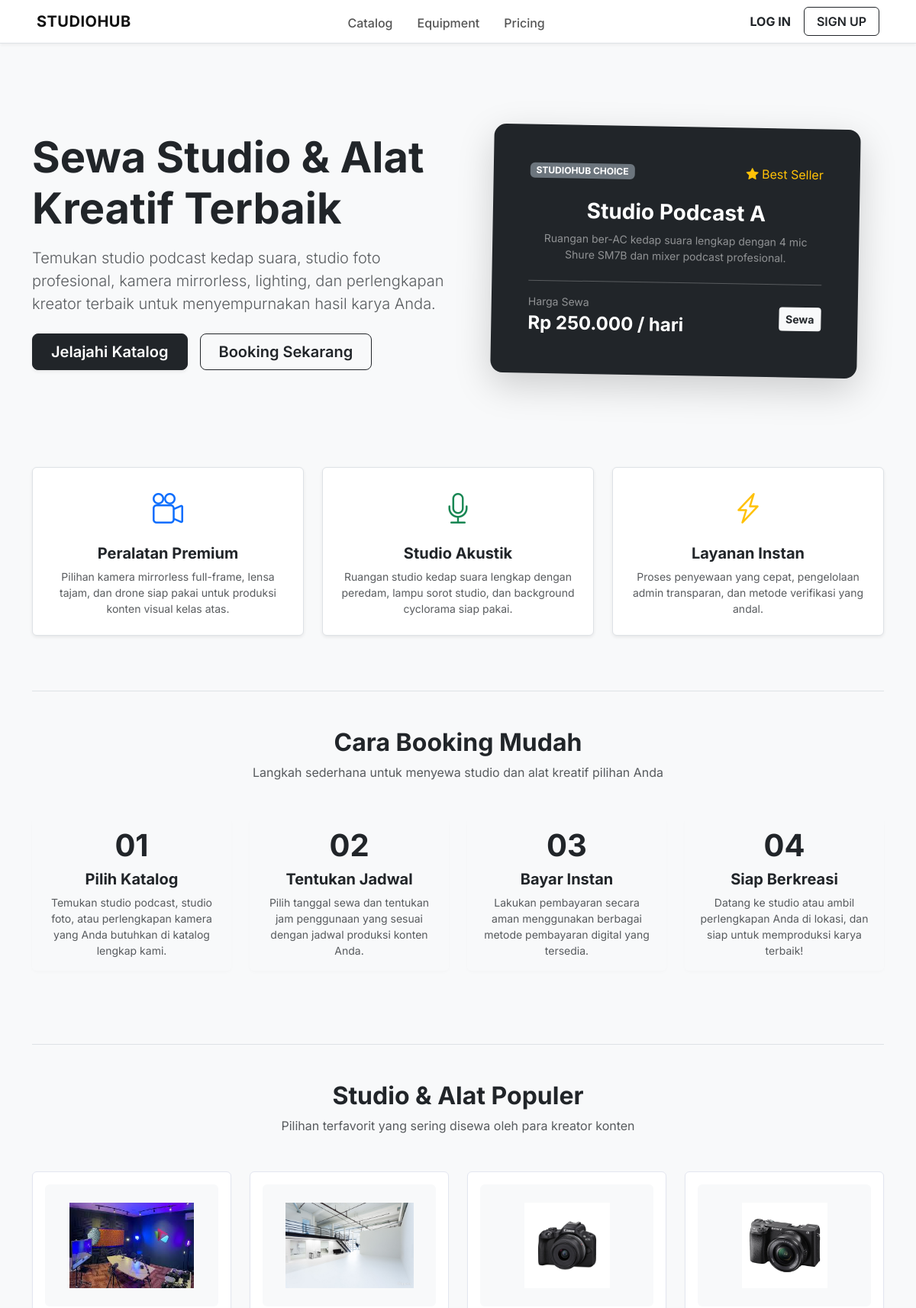
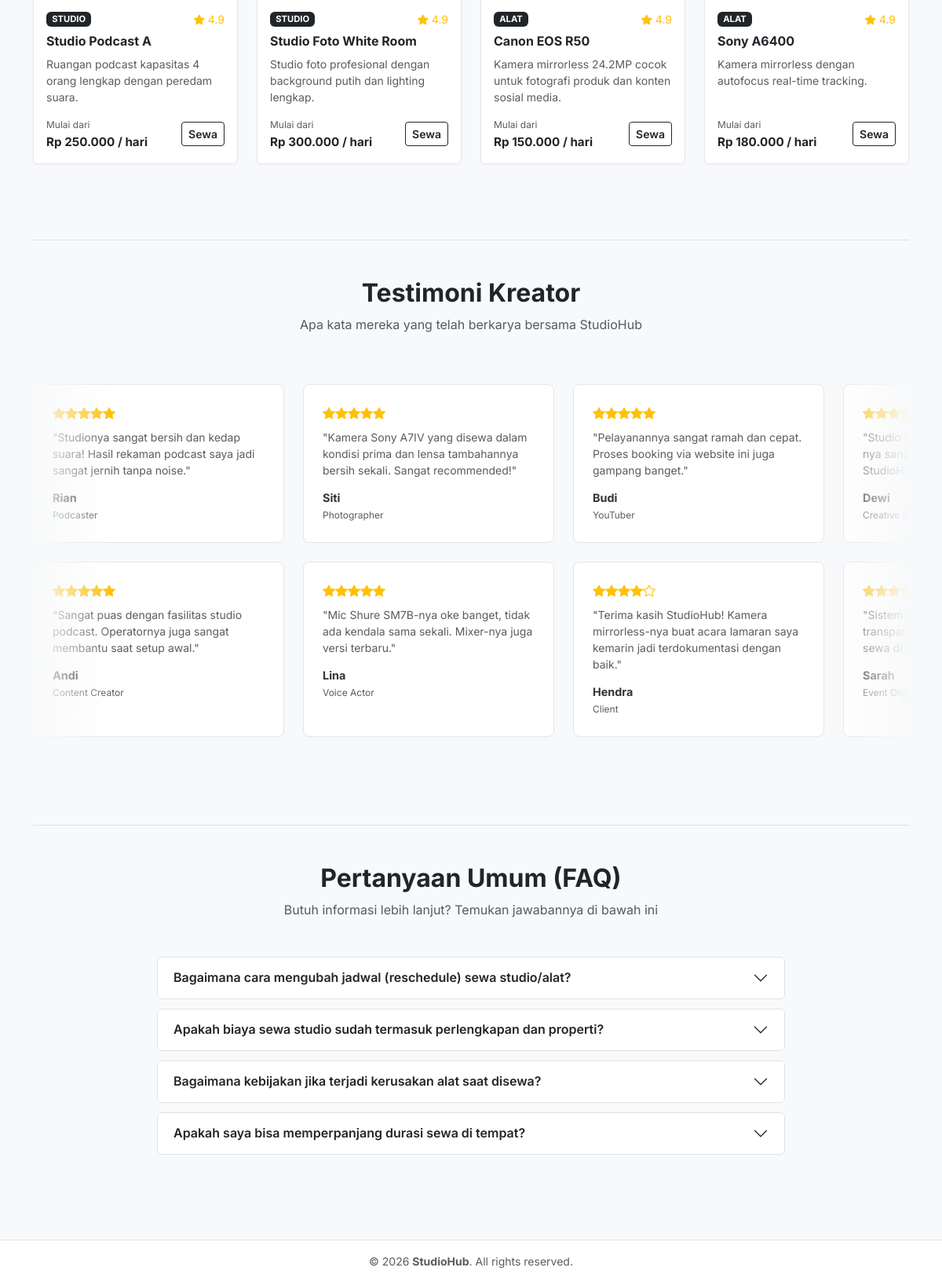
The page / on the database its author committed (2 pictures, top to bottom).
### tables this page shows
CREATE TABLE IF NOT EXISTS `alat_media` (
  `id_alat` int(11) NOT NULL,
  `nama_alat` varchar(100) NOT NULL,
  `desc_alat` text DEFAULT NULL,
  `id_kategori` int(11) DEFAULT NULL,
  `harga` decimal(10,2) NOT NULL,
  `stok` int(11) NOT NULL,
  `kondisi_alat` varchar(100) DEFAULT NULL,
  `foto_alat` varchar(255) DEFAULT NULL,
  `status_ketersediaan` varchar(50) DEFAULT NULL
);

CREATE TABLE IF NOT EXISTS `kategori` (
  `id_kategori` int(11) NOT NULL,
  `nama_kategori` varchar(100) NOT NULL,
  `desc_kategori` text DEFAULT NULL
);

### index.php (the view, shortened to what this page needs)
<?php
include 'includes/header.php';
$stmt_studio = $pdo->prepare("SELECT a.*, k.nama_kategori
                              FROM alat_media a
                              LEFT JOIN kategori k ON a.id_kategori = k.id_kategori
                              WHERE k.nama_kategori = 'Studio Kreatif' AND a.status_ketersediaan = 'Tersedia'
                              LIMIT 2");
$stmt_studio->execute();
$studios = $stmt_studio->fetchAll(PDO::FETCH_ASSOC);
$stmt_alat = $pdo->prepare("SELECT a.*, k.nama_kategori
                            FROM alat_media a
                            LEFT JOIN kategori k ON a.id_kategori = k.id_kategori
                            WHERE k.nama_kategori != 'Studio Kreatif' AND a.status_ketersediaan = 'Tersedia'
                            LIMIT 2");
$stmt_alat->execute();
$alats = $stmt_alat->fetchAll(PDO::FETCH_ASSOC);
$popular_items = array_merge($studios, $alats);
?>
<div class="row align-items-center py-5 my-5">
    <div class="col-lg-6 mb-4 mb-lg-0 text-center text-lg-start">
        <h1 class="display-4 fw-bold text-dark mb-3">Sewa Studio & Alat Kreatif Terbaik</h1>
        <p class="lead text-muted mb-4">
            Temukan studio podcast kedap suara, studio foto profesional, kamera mirrorless, lighting, dan perlengkapan kreator terbaik untuk menyempurnakan hasil karya Anda.
        </p>
        <div class="d-flex flex-wrap justify-content-center justify-content-lg-start gap-3">
            <a href="<?= BASE_URL ?>modules/kategori/index.php" class="btn btn-dark btn-lg px-4 fw-semibold shadow-sm">
                Jelajahi Katalog
            </a>
            <a href="<?= BASE_URL ?>modules/reservasi/form_booking.php" class="btn btn-outline-dark btn-lg px-4 fw-semibold">
                Booking Sekarang
            </a>
        </div>
    </div>
    <div class="col-lg-6 text-center">
        <div class="bg-dark text-white p-5 rounded-4 shadow-lg mx-auto" style="max-width: 480px; transform: rotate(1deg);">
            <div class="d-flex align-items-center justify-content-between mb-4">
                <span class="badge bg-secondary text-uppercase fw-bold px-2.5 py-1.5">StudioHub Choice</span>
                <span class="text-warning"><i class="bi bi-star-fill"></i> Best Seller</span>
            </div>
            <h3 class="fw-bold mb-2">Studio Podcast A</h3>
            <p class="text-white-50 small mb-4">
                Ruangan ber-AC kedap suara lengkap dengan 4 mic Shure SM7B dan mixer podcast profesional.
            </p>
            <hr class="opacity-25">
            <div class="d-flex justify-content-between align-items-center">
                <div>
                    <small class="text-white-50 d-block text-start">Harga Sewa</small>
                    <span class="fs-4 fw-bold">Rp 250.000 / hari</span>
                </div>
                <a href="<?= BASE_URL ?>modules/reservasi/form_booking.php?id_alat=7" class="btn btn-light fw-bold text-dark btn-sm">Sewa</a>
            </div>
        </div>
    </div>
</div>
<div class="row g-4 py-4 text-center">
    <div class="col-md-4">
        <div class="card h-100 p-4 border shadow-sm">
            <div class="fs-1 text-primary mb-3"><i class="bi bi-camera-reels"></i></div>
            <h5 class="fw-bold">Peralatan Premium</h5>
            <p class="text-muted small mb-0">
                Pilihan kamera mirrorless full-frame, lensa tajam, dan drone siap pakai untuk produksi konten visual kelas atas.
            </p>
        </div>
    </div>
    <div class="col-md-4">
        <div class="card h-100 p-4 border shadow-sm">
            <div class="fs-1 text-success mb-3"><i class="bi bi-mic"></i></div>
            <h5 class="fw-bold">Studio Akustik</h5>
            <p class="text-muted small mb-0">
                Ruangan studio kedap suara lengkap dengan peredam, lampu sorot studio, dan background cyclorama siap pakai.
            </p>
        </div>
    </div>
    <div class="col-md-4">
        <div class="card h-100 p-4 border shadow-sm">
            <div class="fs-1 text-warning mb-3"><i class="bi bi-lightning-charge"></i></div>
            <h5 class="fw-bold">Layanan Instan</h5>
            <p class="text-muted small mb-0">
                Proses penyewaan yang cepat, pengelolaan admin transparan, dan metode verifikasi yang andal.
            </p>
        </div>
    </div>
</div>
<div class="py-5 my-5 border-top">
    <div class="text-center mb-5">
        <h2 class="fw-bold text-dark">Cara Booking Mudah</h2>
        <p class="text-muted">Langkah sederhana untuk menyewa studio dan alat kreatif pilihan Anda</p>
    </div>
    <div class="row g-4">
        <div class="col-md-3 col-sm-6 text-center">
            <div class="card step-card p-3 h-100">
                <div class="step-number">01</div>
                <h5 class="fw-bold mb-2">Pilih Katalog</h5>
                <p class="text-muted small mb-0">Temukan studio podcast, studio foto, atau perlengkapan kamera yang Anda butuhkan di katalog lengkap kami.</p>
            </div>
        </div>
        <div class="col-md-3 col-sm-6 text-center">
            <div class="card step-card p-3 h-100">
                <div class="step-number">02</div>
                <h5 class="fw-bold mb-2">Tentukan Jadwal</h5>
                <p class="text-muted small mb-0">Pilih tanggal sewa dan tentukan jam penggunaan yang sesuai dengan jadwal produksi konten Anda.</p>
            </div>
        </div>
        <div class="col-md-3 col-sm-6 text-center">
            <div class="card step-card p-3 h-100">
                <div class="step-number">03</div>
                <h5 class="fw-bold mb-2">Bayar Instan</h5>
                <p class="text-muted small mb-0">Lakukan pembayaran secara aman menggunakan berbagai metode pembayaran digital yang tersedia.</p>
            </div>
        </div>
        <div class="col-md-3 col-sm-6 text-center">
            <div class="card step-card p-3 h-100">
                <div class="step-number">04</div>
                <h5 class="fw-bold mb-2">Siap Berkreasi</h5>
                <p class="text-muted small mb-0">Datang ke studio atau ambil perlengkapan Anda di lokasi, dan siap untuk memproduksi karya terbaik!</p>
            </div>
        </div>
    </div>
</div>
<div class="py-5 my-5 border-top">
    <div class="text-center mb-5">
        <h2 class="fw-bold text-dark">Studio & Alat Populer</h2>
        <p class="text-muted">Pilihan terfavorit yang sering disewa oleh para kreator konten</p>
    </div>
    <div class="row g-4">
        <?php if (!empty($popular_items)): ?>
            <?php foreach ($popular_items as $item):
                $foto_path = str_replace('../../', BASE_URL, $item['foto_alat']);
                $is_studio = ($item['nama_kategori'] === 'Studio Kreatif');
                $badge_text = $is_studio ? 'Studio' : 'Alat';
                $harga_formatted = 'Rp ' . number_format($item['harga'], 0, ',', '.') . ' / hari';
            ?>
                <div class="col-md-3 col-sm-6">
                    <div class="card h-100 p-3">
                        <div class="bg-light rounded mb-3 text-center py-4" style="height: 160px; overflow: hidden; display: flex; align-items: center; justify-content: center;">
                            <img src="<?= htmlspecialchars($foto_path) ?>" alt="<?= htmlspecialchars($item['nama_alat']) ?>" class="img-fluid" style="max-height: 100%; object-fit: contain;">
                        </div>
                        <div class="d-flex justify-content-between align-items-center mb-2">
                            <span class="badge bg-dark text-uppercase small" style="font-size: 0.7rem;"><?= $badge_text ?></span>
                            <span class="text-warning small"><i class="bi bi-star-fill"></i> 4.9</span>
                        </div>
                        <h5 class="fw-bold mb-2 fs-6"><?= htmlspecialchars($item['nama_alat']) ?></h5>
                        <p class="text-muted small mb-3"><?= htmlspecialchars(substr($item['desc_alat'], 0, 80)) ?><?= strlen($item['desc_alat']) > 80 ? '...' : '' ?></p>
                        <div class="d-flex justify-content-between align-items-center mt-auto">
                            <div>
                                <small class="text-muted d-block" style="font-size: 0.75rem;">Mulai dari</small>
                                <span class="fw-bold text-dark" style="font-size: 0.95rem;"><?= $harga_formatted ?></span>
                            </div>
                            <a href="<?= BASE_URL ?>modules/reservasi/form_booking.php?id_alat=<?= $item['id_alat'] ?>" class="btn btn-outline-dark btn-sm fw-semibold">Sewa</a>
                        </div>
                    </div>
                </div>
            <?php endforeach; ?>
        <?php else: ?>
            <div class="col-12 text-center py-4">
                <p class="text-muted">Tidak ada studio atau alat populer yang tersedia saat ini.</p>
            </div>
        <?php endif; ?>
    </div>
</div>
<div class="py-5 my-5 border-top overflow-hidden">
    <div class="text-center mb-5">
        <h2 class="fw-bold text-dark">Testimoni Kreator</h2>
        <p class="text-muted">Apa kata mereka yang telah berkarya bersama StudioHub</p>
    </div>
    <div class="marquee-container">
        <div class="marquee-track marquee-left mb-4">
            <div class="testimonial-card">
                <div class="text-warning mb-2"><i class="bi bi-star-fill"></i><i class="bi bi-star-fill"></i><i class="bi bi-star-fill"></i><i class="bi bi-star-fill"></i><i class="bi bi-star-fill"></i></div>
                <p class="text-muted small mb-3">"Studionya sangat bersih dan kedap suara! Hasil rekaman podcast saya jadi sangat jernih tanpa noise."</p>
                <h6 class="fw-bold mb-0" style="font-size: 0.9rem;">Rian</h6>
                <small class="text-muted" style="font-size: 0.75rem;">Podcaster</small>
            </div>
            <div class="testimonial-card">
                <div class="text-warning mb-2"><i class="bi bi-star-fill"></i><i class="bi bi-star-fill"></i><i class="bi bi-star-fill"></i><i class="bi bi-star-fill"></i><i class="bi bi-star-fill"></i></div>
                <p class="text-muted small mb-3">"Kamera Sony A7IV yang disewa dalam kondisi prima dan lensa tambahannya bersih sekali. Sangat recommended!"</p>
                <h6 class="fw-bold mb-0" style="font-size: 0.9rem;">Siti</h6>
                <small class="text-muted" style="font-size: 0.75rem;">Photographer</small>
            </div>
            <div class="testimonial-card">
                <div class="text-warning mb-2"><i class="bi bi-star-fill"></i><i class="bi bi-star-fill"></i><i class="bi bi-star-fill"></i><i class="bi bi-star-fill"></i><i class="bi bi-star-fill"></i></div>
                <p class="text-muted small mb-3">"Pelayanannya sangat ramah dan cepat. Proses booking via website ini juga gampang banget."</p>
                <h6 class="fw-bold mb-0" style="font-size: 0.9rem;">Budi</h6>
                <small class="text-muted" style="font-size: 0.75rem;">YouTuber</small>
            </div>
            <div class="testimonial-card">
                <div class="text-warning mb-2"><i class="bi bi-star-fill"></i><i class="bi bi-star-fill"></i><i class="bi bi-star-fill"></i><i class="bi bi-star-fill"></i><i class="bi bi-star"></i></div>
                <p class="text-muted small mb-3">"Studio cyclorama-nya luas dan lighting-nya sangat lengkap. Sukses terus untuk StudioHub!"</p>
                <h6 class="fw-bold mb-0" style="font-size: 0.9rem;">Dewi</h6>
                <small class="text-muted" style="font-size: 0.75rem;">Creative Director</small>
            </div>
        </div>
        <div class="marquee-track marquee-right">
            <div class="testimonial-card">
                <div class="text-warning mb-2"><i class="bi bi-star-fill"></i><i class="bi bi-star-fill"></i><i class="bi bi-star-fill"></i><i class="bi bi-star-fill"></i><i class="bi bi-star-fill"></i></div>
                <p class="text-muted small mb-3">"Sangat puas dengan fasilitas studio podcast. Operatornya juga sangat membantu saat setup awal."</p>
                <h6 class="fw-bold mb-0" style="font-size: 0.9rem;">Andi</h6>
                <small class="text-muted" style="font-size: 0.75rem;">Content Creator</small>
            </div>
            <div class="testimonial-card">
                <div class="text-warning mb-2"><i class="bi bi-star-fill"></i><i class="bi bi-star-fill"></i><i class="bi bi-star-fill"></i><i class="bi bi-star-fill"></i><i class="bi bi-star-fill"></i></div>
                <p class="text-muted small mb-3">"Mic Shure SM7B-nya oke banget, tidak ada kendala sama sekali. Mixer-nya juga versi terbaru."</p>
                <h6 class="fw-bold mb-0" style="font-size: 0.9rem;">Lina</h6>
                <small class="text-muted" style="font-size: 0.75rem;">Voice Actor</small>
            </div>
            <div class="testimonial-card">
                <div class="text-warning mb-2"><i class="bi bi-star-fill"></i><i class="bi bi-star-fill"></i><i class="bi bi-star-fill"></i><i class="bi bi-star-fill"></i><i class="bi bi-star"></i></div>
                <p class="text-muted small mb-3">"Terima kasih StudioHub! Kamera mirrorless-nya buat acara lamaran saya kemarin jadi terdokumentasi dengan baik."</p>
                <h6 class="fw-bold mb-0" style="font-size: 0.9rem;">Hendra</h6>
                <small class="text-muted" style="font-size: 0.75rem;">Client</small>
            </div>
            <div class="testimonial-card">
                <div class="text-warning mb-2"><i class="bi bi-star-fill"></i><i class="bi bi-star-fill"></i><i class="bi bi-star-fill"></i><i class="bi bi-star-fill"></i><i class="bi bi-star-fill"></i></div>
                <p class="text-muted small mb-3">"Sistem booking-nya otomatis, transparan, dan ga ribet. Pasti bakal sewa di sini lagi."</p>
                <h6 class="fw-bold mb-0" style="font-size: 0.9rem;">Sarah</h6>
                <small class="text-muted" style="font-size: 0.75rem;">Event Organizer</small>
            </div>
        </div>
    </div>
</div>
<div class="py-5 my-5 border-top">
    <div class="text-center mb-5">
        <h2 class="fw-bold text-dark">Pertanyaan Umum (FAQ)</h2>
        <p class="text-muted">Butuh informasi lebih lanjut? Temukan jawabannya di bawah ini</p>
    </div>
    <div class="accordion custom-accordion mx-auto" id="faqAccordion" style="max-width: 800px;">
        <div class="accordion-item">
            <h2 class="accordion-header" id="headingOne">
                <button class="accordion-button collapsed" type="button" data-bs-toggle="collapse" data-bs-target="#collapseOne" aria-expanded="false" aria-controls="collapseOne">
                    Bagaimana cara mengubah jadwal (reschedule) sewa studio/alat?
                </button>
            </h2>
        </div>
        <div class="accordion-item">
            <h2 class="accordion-header" id="headingTwo">
                <button class="accordion-button collapsed" type="button" data-bs-toggle="collapse" data-bs-target="#collapseTwo" aria-expanded="false" aria-controls="collapseTwo">
                    Apakah biaya sewa studio sudah termasuk perlengkapan dan properti?
                </button>
            </h2>
        </div>
        <div class="accordion-item">
            <h2 class="accordion-header" id="headingThree">
                <button class="accordion-button collapsed" type="button" data-bs-toggle="collapse" data-bs-target="#collapseThree" aria-expanded="false" aria-controls="collapseThree">
                    Bagaimana kebijakan jika terjadi kerusakan alat saat disewa?
                </button>
            </h2>
        </div>
        <div class="accordion-item">
            <h2 class="accordion-header" id="headingFour">
                <button class="accordion-button collapsed" type="button" data-bs-toggle="collapse" data-bs-target="#collapseFour" aria-expanded="false" aria-controls="collapseFour">
                    Apakah saya bisa memperpanjang durasi sewa di tempat?
                </button>
            </h2>
        </div>
    </div>
</div>
<?php include 'includes/footer.php'; ?>

### rows shown on the page
alat_media: foto_alat+nama_alat (picture), id_kategori.nama_kategori "STUDIO", nama_alat "Studio Podcast A", desc_alat "Ruangan podcast kapasitas 4 orang lengkap dengan peredam suara.", harga "Rp 250.000 / hari"
alat_media: foto_alat+nama_alat (picture), id_kategori.nama_kategori "STUDIO", nama_alat "Studio Foto White Room", desc_alat "Studio foto profesional dengan background putih dan lighting lengkap.", harga "Rp 300.000 / hari"
alat_media: foto_alat+nama_alat (picture), id_kategori.nama_kategori "ALAT", nama_alat "Canon EOS R50", desc_alat "Kamera mirrorless 24.2MP cocok untuk fotografi produk dan konten sosial media.", harga "Rp 150.000 / hari"
alat_media: foto_alat+nama_alat (picture), id_kategori.nama_kategori "ALAT", nama_alat "Sony A6400", desc_alat "Kamera mirrorless dengan autofocus real-time tracking.", harga "Rp 180.000 / hari"
